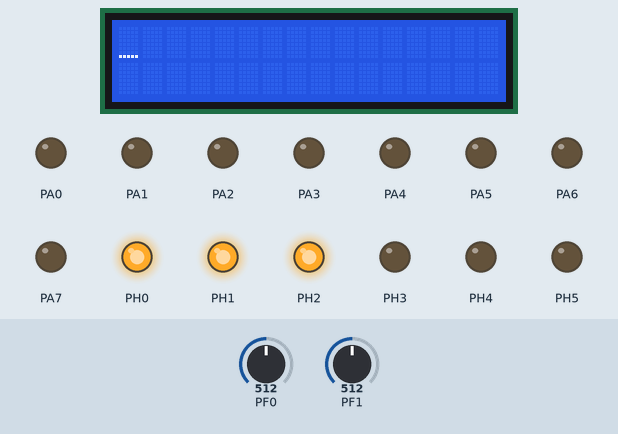
This program was run on a simulated ATmega2560, built with avr-gcc and emulated at 14.7456 MHz. On the bench: 16×2 character LCD, output pins drawn as LEDs (lit = HIGH). Wiring (inferred from the names in the program): character LCD (HD44780): RS PC0; R/W PC1; E PC2; data PC4, PC5, PC6, PC7. The inputs (shaded band) are chosen by the test bench; at power-on: PF0 = 512, PF1 = 512. Pins used as bus, display or sensor lines are not drawn.

Above: at 0.1 s.
Timing chart, 0 to 1.6 s (numbered marks = the images above):
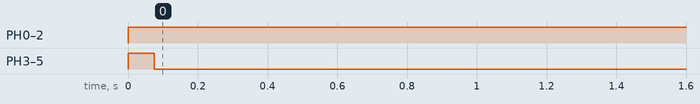

Measured:
- by itself, PH0–2: LOW → HIGH at 0.00 s
- by itself, PH3–5: LOW → HIGH at 0.00 s, → LOW 0.08 s later

The program:

main.c
```c
/*
 * fence following.c
 *
 * Created: 22-07-2018 04:54:54 PM
 * Author : soofi
 */
#define F_CPU 14745600UL
#define BAUDRATE ((F_CPU/(BAUD*16UL)-1))
#define BAUD 9600
#define kp 1.5
#define ki 0.0005


#include <avr/io.h>
#include <avr/interrupt.h>
#include <util/delay.h>
#include <math.h>
#include "lcd.h"


int distancef = 0,distanceb = 0,target = 25;
int x,y,z;
int butt[16] = {0,0,0,0,0,0,0,0,0,0,0,0,0,0,0,0};
int RX_raw=-1,RX_ad1=-1,RX_range=200,pwm_range = 200,rot_range = 100;
int xj1=0,yj1=0,xj2=0,yj2=0,x_vect=0,y_vect =0;
uint8_t RX[16]={100,100,100,100,100,100,100,100,100,100,100,100,100,100,100,100};
uint8_t on = 0;
int errorf = 0, errorb = 0, P1 = 0,I1 = 0,P2 = 0,I2 = 0,error1 = 0,error2 = 0,error3 = 0;

uint16_t ADC_read(uint8_t ch);
void ADC_initiate();
void init_ports1();
long limit_var(long in_var, long l_limit, long h_limit);
void drivecross(int x_vect,int y_vect,int m_vect ,int errpid_1,int errpid_2,int errpid_3);
void drivewheel_1(long sp_vect, long l_lim, long h_lim);
void drivewheel_2(long sp_vect, long l_lim, long h_lim);
void drivewheel_3(long sp_vect, long l_lim, long h_lim);
void usart_init();
void ps2_values();
void distance_values();
void error_distance();
void receive();


int main(void)
{

	init_ports1();
	ADC_initiate();
	init_ports();
	lcd_init();
	usart_init();
	TCCR4A |= (1<<COM4A1)|(1<<COM4B1)|(1<<COM4C1)|(1<<WGM40);
	TCCR4B |= (1<<WGM42)|(1<<CS41)|(1<<CS40);
	sei();


    while (1)
    {
		distance_values();
		error_distance();
		ps2_values();
// 		lcd_print(1,1,distancef,4);
// 		lcd_print(1,6,distanceb,4);
// 		lcd_print(2,1,(distancef - target),5);
// 		lcd_print(2,6,(distanceb - target),5);
		if(on == 1)
		{
			if((distancef > target && distanceb < target) || (distancef < target && distanceb > target))  //1
			{
				error1 = -errorf + errorb;
				error2 = errorf*2;
				error3 = -errorb*2;
			}
			else if((distancef < target && distanceb < target) || (distancef > target && distanceb > target))  //1
			{
				error1 = (errorf + errorb);
				error2 = -errorf*2;
				error3 = -errorb*2;
			}
            drivecross(200,0,0,error1,error2,error3);
		}
		else
		{
			drivecross(0,0,0,0,0,0);
			PORTA = 0x00;
		}
    }
}


void error_distance()
{
	P1 = (distancef - target)*kp;
	I1 += (distancef - target)*ki;
	P2 = (distanceb - target)*kp;
	I2 += (distanceb - target)*ki;
	errorf = P1 + I1;
	errorb = P2 + I2;
}


void drivecross(int x_vect,int y_vect,int m_vect ,int errpid_1,int errpid_2,int errpid_3)
{
	x = (m_vect/2) + (x_vect) + (errpid_1*0.45);				//horizontal(1)  -+-
	y = (m_vect/2) - (y_vect) - (x_vect*0.8) - (errpid_2*0.8);		//left(2) - +++(y,x,v,h)
	z = (m_vect/2) + (y_vect) - (x_vect*0.8) - (errpid_3*0.8);		//right(3) + +++
	drivewheel_1(z,-255,255);
	drivewheel_2(y,-255,255);
	drivewheel_3(x,-255,255);
}


void drivewheel_1(long sp_vect, long l_lim, long h_lim)//black uper red niche
{
	sp_vect=limit_var(sp_vect,l_lim,h_lim);
	if (sp_vect<(-1))
	{
		PORTA&=(~(1<<PA0));
		PORTA|=(1<<PA1);
		sp_vect=(-sp_vect);
	}
	else if (sp_vect>1)
	{
		PORTA&=(~(1<<PA1));
		PORTA|=(1<<PA0);
	}
	else
	{
		PORTA &= ~(1<<PA0);
		PORTA &= ~(1<<PA1);
		sp_vect=0;
	}
	OCR4A = sp_vect;

}


void drivewheel_2(long sp_vect, long l_lim, long h_lim)//red upar black niche
{
	sp_vect=limit_var(sp_vect,l_lim,h_lim);
    sp_vect=limit_var(sp_vect,-255,255);
	if (sp_vect<(-1))
	{
		PORTA &= (~(1<<PA2));
		PORTA |= (1<<PA3);
		sp_vect = (-sp_vect);
	}
	else if (sp_vect>1)
	{
		PORTA&=(~(1<<PA3));
		PORTA|=(1<<PA2);
	}
	else
	{
		PORTA &= ~(1<<PA2);
		PORTA &= ~(1<<PA3);
		sp_vect=0;
	}
	OCR4B = sp_vect;
}


void drivewheel_3(long sp_vect, long l_lim, long h_lim)//red upar black niche
{
	sp_vect=limit_var(sp_vect,l_lim,h_lim);
	if (sp_vect<(-1))
	{
		PORTA&=(~(1<<PA4));
		PORTA|=(1<<PA5);
		sp_vect = -sp_vect;
	}
	else if (sp_vect>1)
	{
		PORTA&=(~(1<<PA5));
		PORTA|=(1<<PA4);
	}
	else
	{
		PORTA &= ~(1<<PA4);
		PORTA &= ~(1<<PA5);
		sp_vect=0;
	}
	OCR4C=sp_vect;
}


void distance_values()
{
	uint16_t d = ADC_read(0);
    distancef = (6762/(d-9))-4;
	d = ADC_read(1);
	distanceb = (6762/(d-9))-4;
}


long limit_var(long in_var, long l_limit, long h_limit)
{
	if (in_var>h_limit)
	{
		in_var=h_limit;
	}
	else if (in_var<l_limit)
	{
		in_var=l_limit;
	}
	return in_var;
}


void ADC_initiate()
{
	ADMUX = (0<<REFS1)|(1<<REFS0)|(0<<ADLAR);  // AVcc //  right adjusted
	ADCSRA = (1<<ADEN)|(0<<ADATE)|(0<<ADIE)|(1<<ADPS2)|(1<<ADPS1)|(1<<ADPS0); // bit4 ADC EOC flag // prescalar- 111 - 128 division factor
	ADCSRB = 0x00;
}


uint16_t ADC_read(uint8_t ch)
{
	ADMUX = ADMUX & 0b11100000;    //Clearing all the mux
	ADCSRB = ADCSRB & 0b11110111;  //------"-"-----------
	ch = ch & 0b00001111;
	if ( ch <= 7 )
	{
		ch = ch & 0b00000111; //
		ADMUX = ADMUX | ch;
		ADCSRB=0x00;
	}
	else
	{
		ch = ch-8;
		ch = ch & 0b00000111;
		ADMUX = ADMUX | ch;
		ADCSRB=0x00;
		ADCSRB = ADCSRB | (1<<MUX5);
	}
	ADCSRA = ADCSRA | (1<<ADSC);    //Bit 6 to start conversion-ADSC
	while( !(ADCSRA & (1<<ADIF)) ); // Wait for conversion to complete
	return(ADC);
}


void init_ports1()
{
	DDRF = 0x00;
    DDRH = 0xFF;
	PORTH = 0xFF;
	DDRA = 0xFF;
}


void receive()
{
	if ((RX_raw>200) && (RX_raw<255))
	{
		RX_ad1=RX_raw;
		if ((RX_raw>230) && (RX_raw<247))
		{
			uint8_t r_temp0=(RX_raw-231);
			butt[r_temp0]=1;
		}
	}
	else if ((RX_raw>=0) && (RX_raw<201))
	{
		uint8_t r_temp1=(RX_ad1-201);
		if (r_temp1<16)
		{
			RX[r_temp1]=RX_raw;
		}
	}
}
ISR(USART3_RX_vect)
{
	RX_raw=UDR3;
	receive();
}
void usart_init()
{
	UBRR3H=BAUDRATE>>8;
	UBRR3L=BAUDRATE;
	UCSR3B=0b10011000;//enable RXEN TXEN
	UCSR3C=0b00000110;// UCSZ1 UCSZ0
	DDRJ = 0xFF;
	PORTJ = 0xFF;
}

void ps2_values()
{
	if (butt[0]==1)//l1
	{
		on ^= 1;
		butt[0]=0;
	}
	else if (butt[1]==1)//r1
	{
		on ^= 1;
		butt[1]=0;
	}
	else if (butt[2]==1)//l2
	{
		on ^= 1;
		butt[2]=0;
	}
	else if (butt[3]==1)//r2
	{
		on ^= 1;
		butt[3]=0;
	}
	else if (butt[4]==1)//l3
	{
		on ^= 1;
		butt[4]=0;
	}
	else if (butt[5]==1)//r3
	{
		on ^= 1;
		butt[5]=0;
	}
	else if (butt[6]==1)//triangle
	{
		on ^= 1;
		butt[6]=0;
	}
	else if (butt[7]==1)//square
	{
		on ^= 1;
		butt[7]=0;
	}
	else if (butt[8]==1)//cross
	{
		on ^= 1;
		butt[8] = 0;
	}
	else if (butt[9]==1)//circle
	{
		on ^= 1;
		butt[9]=0;
	}
	else if (butt[10]==1)//up
	{
		on ^= 1;
		butt[10]=0;
	}
	else if (butt[11]==1)//left
	{
		on ^= 1;
		butt[11]=0;
	}
	else if (butt[12]==1)//down
	{
		on ^= 1;
		butt[12] = 0;
	}
	else if (butt[13]==1)//right
	{
		on ^= 1;
		butt[13]=0;
	}
	else if (butt[14]==1)//start
	{
		on ^= 1;
		butt[14]=0;
	}
	else if (butt[15]==1)//select
	{
		on ^= 1;
		butt[15] = 0;
	}
}
```

lcd.h
```c
#define RS 0
#define RW 1
#define EN 2
#define lcd_port PORTC

#define sbit(reg,bit)	reg |= (1<<bit)			// Macro defined for Setting a bit of any register.
#define cbit(reg,bit)	reg &= ~(1<<bit)		// Macro defined for Clearing a bit of any register.

void init_ports();
void lcd_reset();
void lcd_init();
void lcd_wr_command(unsigned char);
void lcd_wr_char(char);
void lcd_line1();
void lcd_line2();
void lcd_string(char*);
void lcd_print(char row, char coloumn, unsigned int value, int digits);

unsigned int temp;
unsigned int unit;
unsigned int tens;
unsigned int hundred;
unsigned int thousand;
unsigned int million;

//Function to configure LCD port
void init_ports(void)
{
 DDRC = DDRC | 0xF7; //all the LCD pin's direction set as output
 PORTC = PORTC & 0x80; // all the LCD pins are set to logic 0 except PORTC 7
}


//Function to Reset LCD
void lcd_set_4bit()
{
	_delay_ms(1);

	cbit(lcd_port,RS);				//RS=0 --- Command Input
	cbit(lcd_port,RW);				//RW=0 --- Writing to LCD
	lcd_port = 0x30;				//Sending 3
	sbit(lcd_port,EN);				//Set Enable Pin
	_delay_ms(5);					//Delay
	cbit(lcd_port,EN);				//Clear Enable Pin

	_delay_ms(1);

	cbit(lcd_port,RS);				//RS=0 --- Command Input
	cbit(lcd_port,RW);				//RW=0 --- Writing to LCD
	lcd_port = 0x30;				//Sending 3
	sbit(lcd_port,EN);				//Set Enable Pin
	_delay_ms(5);					//Delay
	cbit(lcd_port,EN);				//Clear Enable Pin

	_delay_ms(1);

	cbit(lcd_port,RS);				//RS=0 --- Command Input
	cbit(lcd_port,RW);				//RW=0 --- Writing to LCD
	lcd_port = 0x30;				//Sending 3
	sbit(lcd_port,EN);				//Set Enable Pin
	_delay_ms(5);					//Delay
	cbit(lcd_port,EN);				//Clear Enable Pin

	_delay_ms(1);

	cbit(lcd_port,RS);				//RS=0 --- Command Input
	cbit(lcd_port,RW);				//RW=0 --- Writing to LCD
	lcd_port = 0x20;				//Sending 2 to initialise LCD 4-bit mode
	sbit(lcd_port,EN);				//Set Enable Pin
	_delay_ms(5);					//Delay
	cbit(lcd_port,EN);				//Clear Enable Pin


}

//Function to Initialize LCD
void lcd_init()
{
	lcd_set_4bit();
	_delay_ms(1);

	lcd_wr_command(0x28);			//LCD 4-bit mode and 2 lines.
	lcd_wr_command(0x01);
	lcd_wr_command(0x06);
	lcd_wr_command(0x0E);
	lcd_wr_command(0x80);

}


//Function to Write Command on LCD
void lcd_wr_command(unsigned char cmd)
{
	unsigned char temp;
	temp = cmd;
	temp = temp & 0xF0;
	lcd_port &= 0x0F;
	lcd_port |= temp;
	cbit(lcd_port,RS);
	cbit(lcd_port,RW);
	sbit(lcd_port,EN);
	_delay_ms(5);
	cbit(lcd_port,EN);

	cmd = cmd & 0x0F;
	cmd = cmd<<4;
	lcd_port &= 0x0F;
	lcd_port |= cmd;
	cbit(lcd_port,RS);
	cbit(lcd_port,RW);
	sbit(lcd_port,EN);
	_delay_ms(5);
	cbit(lcd_port,EN);
}

//Function to Write Data on LCD
void lcd_wr_char(char letter)
{
	char temp;
	temp = letter;
	temp = (temp & 0xF0);
	lcd_port &= 0x0F;
	lcd_port |= temp;
	sbit(lcd_port,RS);
	cbit(lcd_port,RW);
	sbit(lcd_port,EN);
	_delay_ms(5);
	cbit(lcd_port,EN);

	letter = letter & 0x0F;
	letter = letter<<4;
	lcd_port &= 0x0F;
	lcd_port |= letter;
	sbit(lcd_port,RS);
	cbit(lcd_port,RW);
	sbit(lcd_port,EN);
	_delay_ms(5);
	cbit(lcd_port,EN);
}


//Function to bring cursor at home position
void lcd_home()
{
	lcd_wr_command(0x80);
}


//Function to Print String on LCD
void lcd_string(char *str)
{
	while(*str != '\0')
	{
		lcd_wr_char(*str);
		str++;
	}
}

//Position the LCD cursor at "row", "column".

void lcd_cursor (char row, char column)
{
	switch (row) {
		case 1: lcd_wr_command (0x80 + column - 1); break;
		case 2: lcd_wr_command (0xc0 + column - 1); break;
		case 3: lcd_wr_command (0x94 + column - 1); break;
		case 4: lcd_wr_command (0xd4 + column - 1); break;
		default: break;
	}
}

//Function To Print Any input value upto the desired digit on LCD
void lcd_print (char row, char coloumn, unsigned int value, int digits)
{
	unsigned char flag=0;
	if(row==0||coloumn==0)
	{
		lcd_home();
	}
	else
	{
		lcd_cursor(row,coloumn);
	}
	if(digits==5 || flag==1)
	{
		million=value/10000+48;
		lcd_wr_char(million);
		flag=1;
	}
	if(digits==4 || flag==1)
	{
		temp = value/1000;
		thousand = temp%10 + 48;
		lcd_wr_char(thousand);
		flag=1;
	}
	if(digits==3 || flag==1)
	{
		temp = value/100;
		hundred = temp%10 + 48;
		lcd_wr_char(hundred);
		flag=1;
	}
	if(digits==2 || flag==1)
	{
		temp = value/10;
		tens = temp%10 + 48;
		lcd_wr_char(tens);
		flag=1;
	}
	if(digits==1 || flag==1)
	{
		unit = value%10 + 48;
		lcd_wr_char(unit);
	}
	if(digits>5)
	{
		lcd_wr_char('E');
	}

}
```
